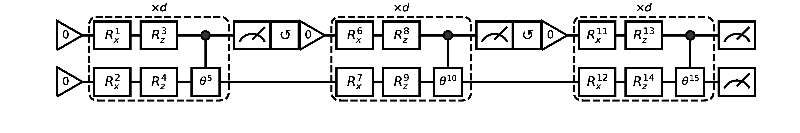

This figure's Python source:
import matplotlib.pyplot as plt
from viznet import DynamicShow, QuantumCircuit, NodeBrush
from viznet import parsecircuit as _
import pdb
from viznet import setting
setting.node_setting["lw"] = 2
setting.node_setting["inner_lw"] = 2
import numpy as np

def twoqubit():
    INIT = NodeBrush("tn.tri", size=0.36, color="none", rotate=np.pi/6)
    PIN = NodeBrush("pin")

    handler = QuantumCircuit(num_bit=2, y0=2.)
    handler.x -= 0.5

    itheta = [0]
    def count():
        itheta[0] += 1
        return itheta[0]

    def reset():
        handler.edge.lw = 0
        handler.gate(INIT, 0, "0", fontsize=12)
        handler.edge.lw = 2

    def rxgate(i):
        handler.gate(_.WIDE, i, r'$R_x^{%d}$'%count(), fontsize=14)

    def rzgate(i):
        handler.gate(_.WIDE, i, r'$R_z^{%d}$'%count(), fontsize=14)

    def cphase():
        handler.gate((_.C, _.GATE), (0, 1), ["", r"$\theta^{%d}$"%count()], fontsize=12)

    with DynamicShow((12, 2), 'twoqubit.png') as ds:
        depth = 2
        for i in range(3):
            reset()
            if i==0:
                handler.gate(INIT, 1, '0', fontsize=12)
                handler.gate(INIT, 0, '0', fontsize=12)
            handler.x += 1
            #for di in range(depth):
            with handler.block(slice(0,1), pad_x=0.2, pad_y=0.1) as b:
                rxgate(0)
                rxgate(1)
                handler.x += 1.0
                rzgate(0)
                rzgate(1)

                handler.x += 1.0
                cphase()

            b[0].text(r"$\times d$", "top")

            handler.x += 1
            handler.gate(_.MEASURE, 0)
            if i!=2:
                handler.x += 0.7
                handler.gate(_.GATE, 0, r'$\circlearrowleft$', fontsize=16)
                handler.x += 0.5
            else:
                handler.gate(_.MEASURE, 1)

def fourqubit():
    nbit = 4
    INIT = NodeBrush("tn.tri", size=0.36, color="none", rotate=np.pi/6)
    PIN = NodeBrush("pin")

    handler = QuantumCircuit(num_bit=nbit, y0=2.)
    handler.x -= 0.5

    itheta = [0]
    def count():
        itheta[0] += 1
        return itheta[0]

    def reset():
        handler.edge.lw = 0
        handler.gate(INIT, 0, "0", fontsize=12)
        handler.edge.lw = 2

    def rxgate(i):
        handler.gate(_.WIDE, i, r'$R_x^{%d}$'%count(), fontsize=14)

    def rzgate(i):
        handler.gate(_.WIDE, i, r'$R_z^{%d}$'%count(), fontsize=14)

    def cphase(i,j):
        handler.gate((_.C, _.GATE), (i,j), ["", r"$\theta^{%d}$"%count()], fontsize=12)


    with DynamicShow((8, 3), 'fourqubit.png') as ds:
        handler.edge.lw = 2
        for i in range(nbit):
            handler.gate(INIT, i, '0', fontsize=12)

        handler.x += 1

        for i in range(nbit-1):
            with handler.block(slice(i,nbit-1), pad_x=0.2, pad_y=0.1) as b:
                rxgate(i)
                rxgate(nbit-1)
                handler.x += 1.0
                rzgate(i)
                rzgate(nbit-1)

                handler.x += 1.0
                cphase(i, nbit-1)
            b[0].text(r"$\times d$", "top")
            handler.x += 1.2

        for i in range(nbit):
            handler.gate(_.MEASURE, i)

if __name__ == '__main__':
    twoqubit()
    fourqubit()
